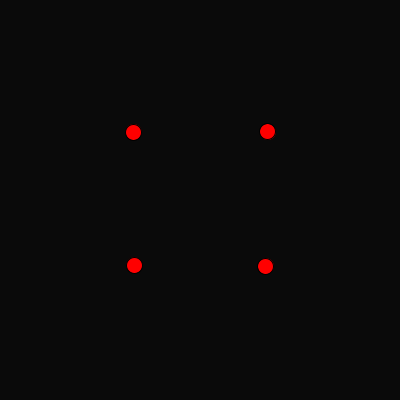
Frame 1 (no input)
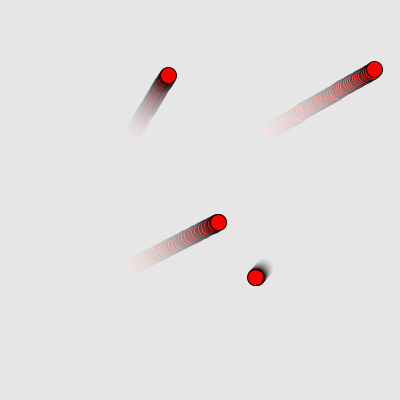
Frame 60 (the mouse pressed at the canvas centre just before this capture)
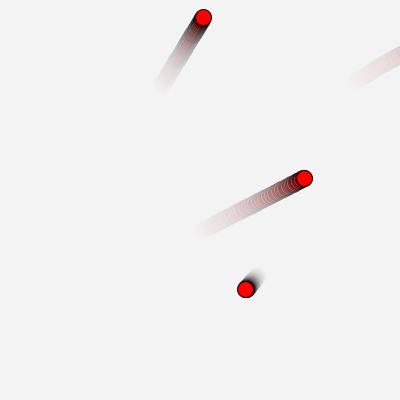
Frame 120 (the mouse held since frame 60 and released just before this capture)

The Processing sketch that drew these frames (run headless with seeded random() and noise(); from frame 60 on, the mouse is pressed at the canvas centre):

// Processing sketch: processing_9324
// ── processing_9324.pde

mover Ball_a;
mover Ball_b;
mover Ball_c;
mover Ball_d;

void setup() {
  size(400,400);
  smooth();
  background(0);
  Ball_a = new mover(width/3,height/3);
  Ball_b = new mover(width*2/3,height/3);
  Ball_c = new mover(width/3,height*2/3);
  Ball_d = new mover(width*2/3,height*2/3);
}

void draw() {
  noStroke();
  fill(255,10);
  rect(0,0,width,height);
  Ball_a.update();
  Ball_a.display();
  Ball_b.update();
  Ball_b.display();
  Ball_c.update();
  Ball_c.display();
  Ball_d.update();
  Ball_d.display();
}
class mover {
  PVector location;
  PVector velocity;
  // constructor
  mover() {
    location = new PVector(random(width),random(height));
    velocity = new PVector(random(-2,2),random(-2,2)); 
  }
  // constructor
  mover(float x,float y) {
    location = new PVector(x,y);
    velocity = new PVector(random(-2,2),random(-2,2)); 
  }

  void update() {
    location.add(velocity);
  }

  void display() {
    stroke(0);
    strokeWeight(1);
    fill(255,0,0);
    ellipse(location.x,location.y,16,16); 
  }

}
